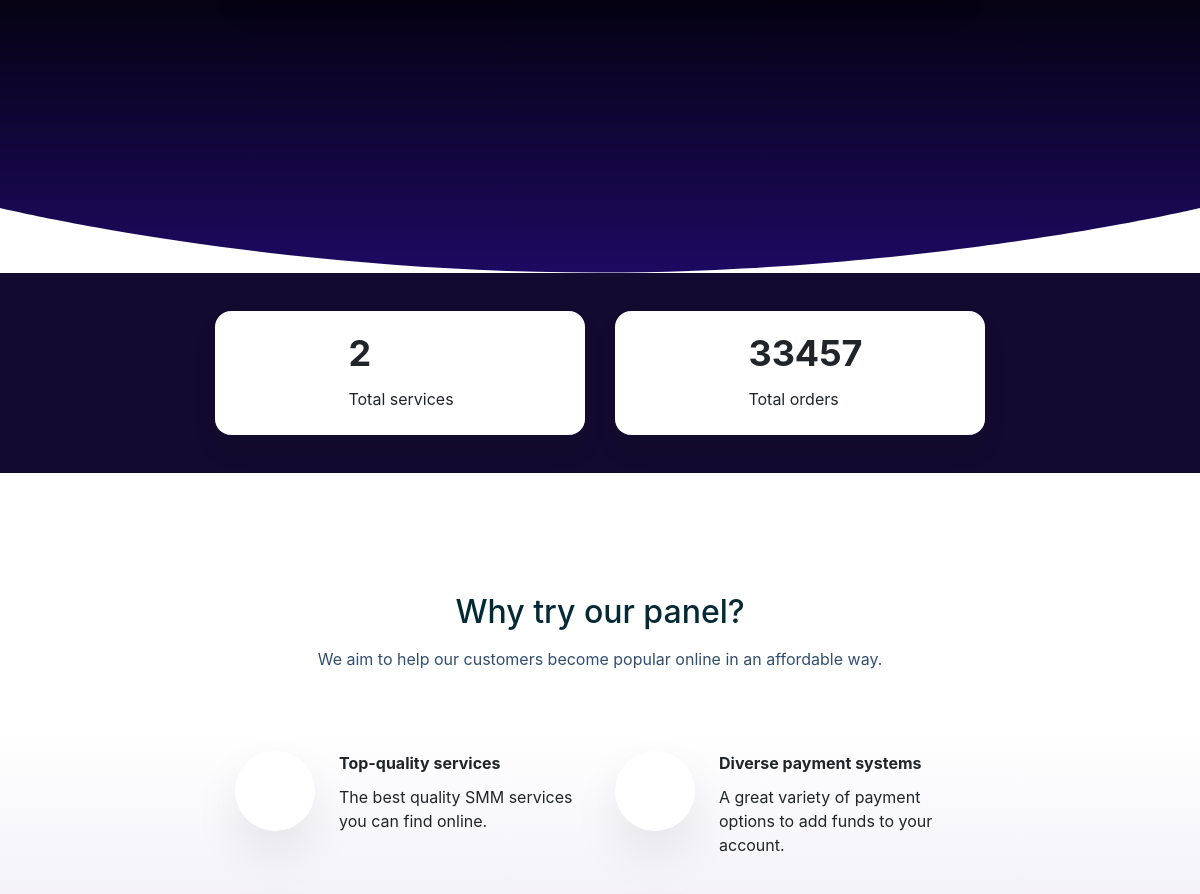
Before: / (middle part) with the older database file.
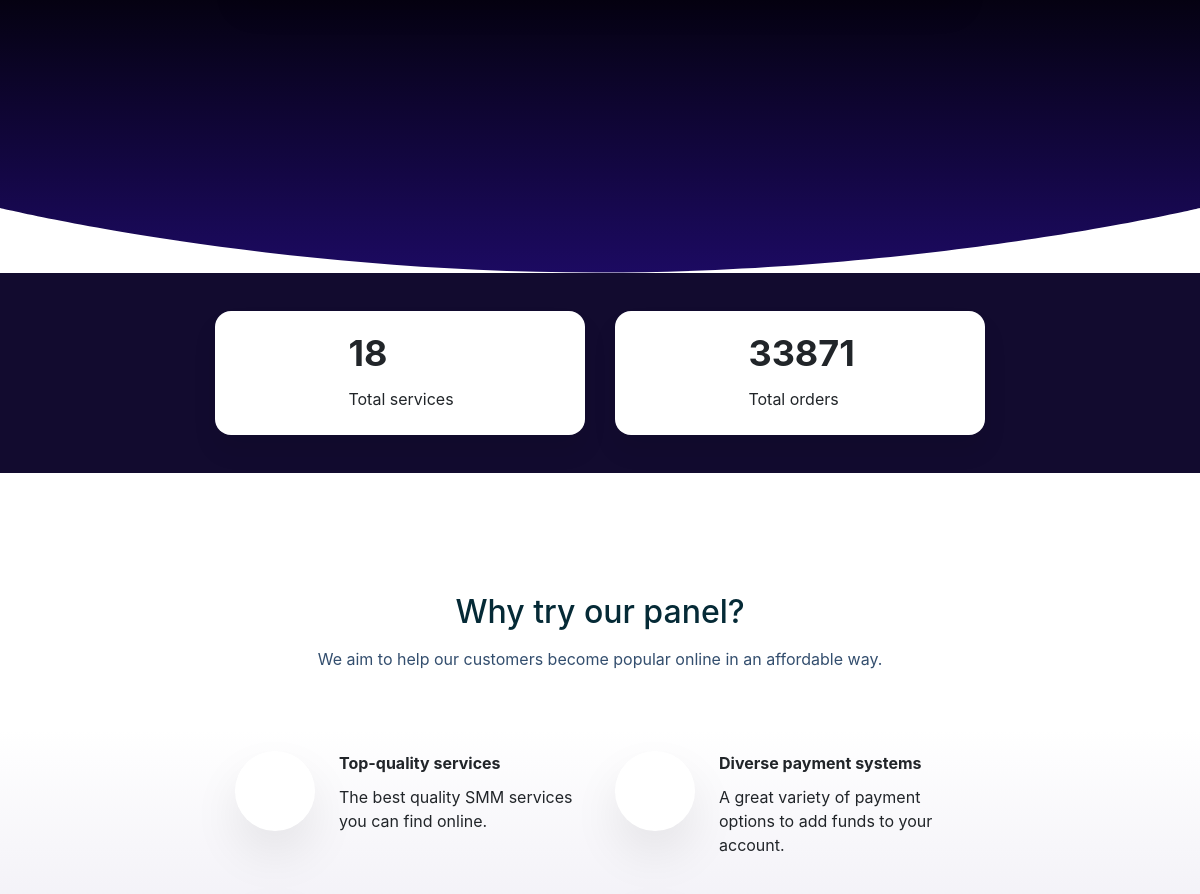
After: the same page with the newer database file.
### dashboard/models.py (models this page shows)
class CounterOrder(models.Model):
    counter = models.IntegerField()

### dashboard/views.py (the view)
# urls.py: path('', home_page, name="home"),
def home_page(request):
    services = get_cat(request)
    return render(request, "home.html", {"category": services})

### dashboard/templatetags/get_conf.py (called while the page is built)
@register.simple_tag
def site_title():
    try:
        return Settings.objects.first().site_title
    except:
        return False

@register.simple_tag
def site_name():
    try:
        return Settings.objects.first().site_name
    except:
        return False

@register.simple_tag
def get_whatsapp_contact():
    try:
        return Settings.objects.first().whatsapp_no
    except:
        return False

@register.simple_tag
def whatsapp_message():
    try:
        return Settings.objects.first().whatsapp_message
    except:
        return False

@register.simple_tag
def keyword():
    try:
        return Settings.objects.first().keyword
    except:
        return False

@register.simple_tag
def description():
    try:
        return Settings.objects.first().description
    except:
        return False

@register.simple_tag
def logo():
    try:
        return f"/media/{Settings.objects.first().logo}"
    except:
        return False

### dashboard/templatetags/get_live_updates.py (called while the page is built)
@register.simple_tag
def get_services_count():
    return ServicesModel.objects.all().count()

### dashboard/templates/home.html (shortened to what this page needs)
{% extends 'base.html' %}
{% load  get_conf %}
{% block content %}
<div class="wrapper wrapper-navbar">
    <div class="wrapper-content">
        <div class="wrapper-content__body">
            <div id="block_28" style="padding-top: 10px">
                <div class="block-signin">
                    <div class="divider-bottom"></div>
                </div>
            </div>
            {% include 'components/try_panel.html' %}
        </div>
    </div>
</div>
{% endblock content %}

### dashboard/templates/components/try_panel.html (shortened to what the changed rows need)
{% load get_live_updates %}
<div id="block_37">
    <div class="totals">
        <div class="container-fluid">
            <div class="row align-items-start justify-content-center">
                <div class="col-lg-4 col-md-6 mb-2 mt-2">
                    <div
                        class="card h-100"
                        style="padding-top: 24px; padding-bottom: 24px"
                    >
                        <div class="totals-block__card">
                            <div class="totals-block__card-right">
                                <div class="totals-block__count">
                                    <div
                                        class="totals-block__count-value style-text-primary"
                                        style="
                                            font-size: 36px;
                                            line-height: 36px;
                                        "
                                    >
                                        {% get_services_count %}
                                    </div>
                                </div>
                            </div>
                        </div>
                    </div>
                </div>
                <div class="col-lg-4 col-md-6 mb-2 mt-2">
                    <div
                        class="card h-100"
                        style="padding-top: 24px; padding-bottom: 24px"
                    >
                        <div class="totals-block__card">
                            <div class="totals-block__card-right">
                                <div class="totals-block__count">
                                    <div
                                        class="totals-block__count-value style-text-primary"
                                        style="
                                            font-size: 36px;
                                            line-height: 36px;
                                        "
                                    >
                                    {% get_orders_count %}
                                    </div>
                                </div>
                            </div>
                        </div>
                    </div>
                </div>
            </div>
        </div>
    </div>
</div>
<div id="block_8">
    <div class="header-with-text">
        <div class="container">
            <div class="row">
                <div class="col-12">
                    <div class="text-block__title style-header-text">
                        <h2 class="text-center">
                            <span style="text-align: CENTER"
                                >Why try our panel?</span
                            >
                        </h2>
                    </div>
                </div>
            </div>
        </div>
    </div>
</div>

Changed rows visible on the page:
changed CounterOrder: counter+id "33457" → "33871"
Other visible differences:
text no longer shown: "2"
text now shown: "18"
